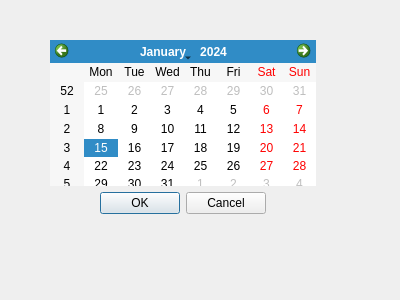
<?xml version="1.0" encoding="UTF-8"?>
<ui version="4.0">
 <class>calDialog</class>
 <widget class="QDialog" name="calDialog">
  <property name="geometry">
   <rect>
    <x>0</x>
    <y>0</y>
    <width>400</width>
    <height>300</height>
   </rect>
  </property>
  <property name="windowTitle">
   <string>Dialog</string>
  </property>
  <widget class="QWidget" name="verticalLayoutWidget">
   <property name="geometry">
    <rect>
     <x>50</x>
     <y>40</y>
     <width>266</width>
     <height>174</height>
    </rect>
   </property>
   <layout class="QVBoxLayout" name="verticalLayout">
    <item>
     <widget class="QCalendarWidget" name="calendarWidget"/>
    </item>
    <item alignment="Qt::AlignHCenter|Qt::AlignVCenter">
     <widget class="QDialogButtonBox" name="checkBox">
      <property name="orientation">
       <enum>Qt::Horizontal</enum>
      </property>
      <property name="standardButtons">
       <set>QDialogButtonBox::Cancel|QDialogButtonBox::Ok</set>
      </property>
     </widget>
    </item>
   </layout>
  </widget>
 </widget>
 <resources/>
 <connections>
  <connection>
   <sender>checkBox</sender>
   <signal>accepted()</signal>
   <receiver>calDialog</receiver>
   <slot>accept()</slot>
   <hints>
    <hint type="sourcelabel">
     <x>248</x>
     <y>254</y>
    </hint>
    <hint type="destinationlabel">
     <x>157</x>
     <y>274</y>
    </hint>
   </hints>
  </connection>
  <connection>
   <sender>checkBox</sender>
   <signal>rejected()</signal>
   <receiver>calDialog</receiver>
   <slot>reject()</slot>
   <hints>
    <hint type="sourcelabel">
     <x>316</x>
     <y>260</y>
    </hint>
    <hint type="destinationlabel">
     <x>286</x>
     <y>274</y>
    </hint>
   </hints>
  </connection>
 </connections>
</ui>
